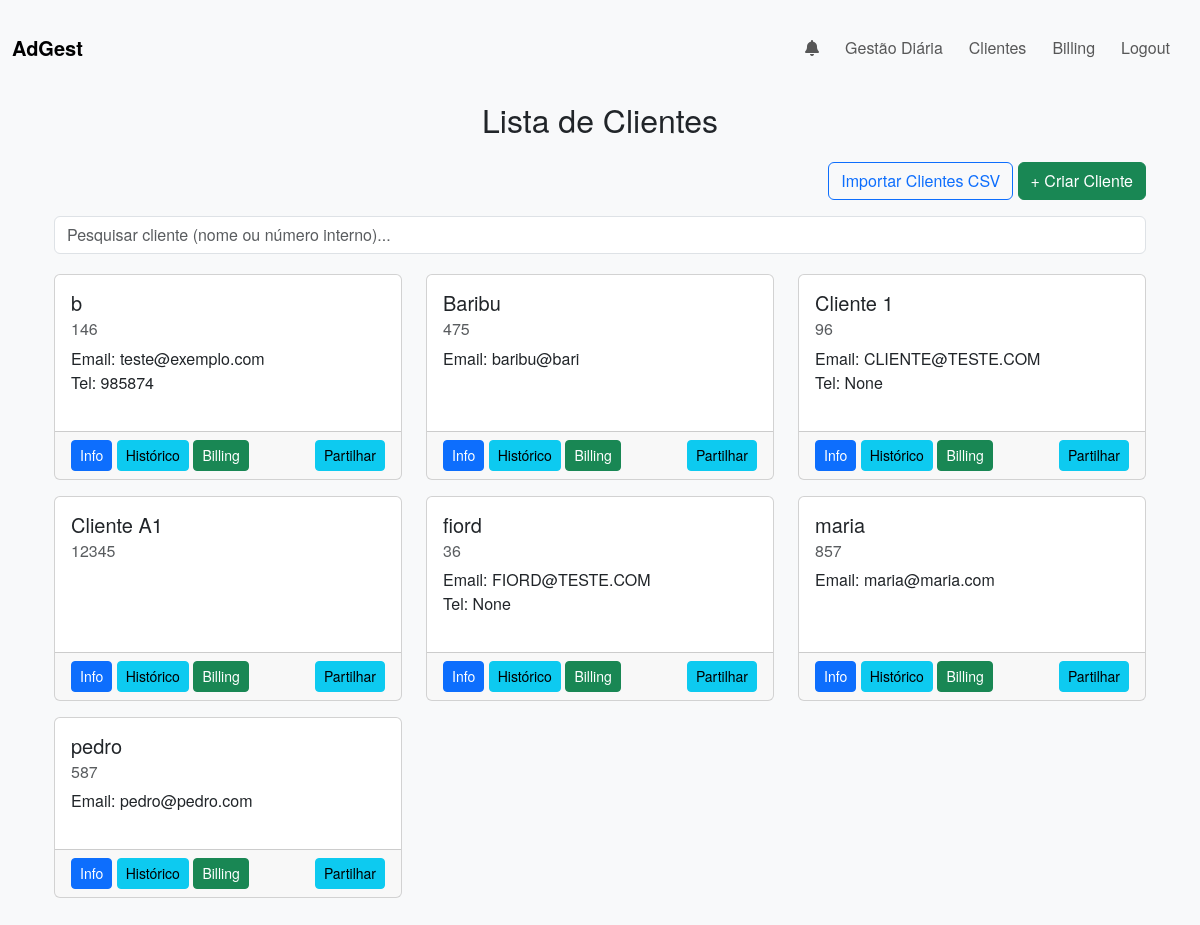
The app's page /clientes (signed in) with its own data.
### app/models.py (models this page shows, shortened)
class Client(db.Model):
    __tablename__ = 'clients'
    id = db.Column(db.Integer, primary_key=True)
    user_id = db.Column(db.Integer, db.ForeignKey('users.id'), nullable=False)
    name = db.Column(db.String(100), nullable=False)  # unique=True removido
    number_interno = db.Column(db.String(50), nullable=True)
    nif = db.Column(db.String(50), nullable=True)
    address = db.Column(db.String(200), nullable=True)
    email = db.Column(db.String(100), nullable=True)
    telephone = db.Column(db.String(20), nullable=True)
    assuntos = db.relationship('Assunto', backref='client', lazy=True)
    __table_args__ = (
        db.UniqueConstraint('user_id', 'name', name='uq_user_clientname'),
    )
    shares = db.relationship('ClientShare', backref='client', lazy='dynamic')

### app/routes.py (the view, shortened to what this page needs)
@main.route('/clientes')
@login_required
def clientes():
    page = request.args.get('page', 1, type=int)
    search = request.args.get('q', '').strip()
    query = Client.query.filter(
    or_(
        Client.user_id == current_user.id,
        Client.shares.any(ClientShare.user_id == current_user.id)
        )
    )
    pagination = query.order_by(func.lower(Client.name)).paginate(page=page, per_page=10)
    clients = pagination.items
    return render_template('clientes.html', clients=clients, pagination=pagination, search=search)

### app/routes.py (called while the page is built)
@main.context_processor
def inject_notifications():
    if current_user.is_authenticated:
        notifs_nao_lidas = Notification.query.filter_by(
            user_id=current_user.id, is_read=False
        ).order_by(Notification.timestamp.desc()).all()
        unread = len(notifs_nao_lidas)
        return dict(notifications=notifs_nao_lidas, unread_count=unread)
    return dict(notifications=[], unread_count=0)

### app/templates/clientes.html (shortened to what this page needs)
{% extends "base.html" %}
{% block content %}
<div class="container my-4">
  <h2 class="mb-4 text-center">Lista de Clientes</h2>
  <div class="text-end mb-3">
    <a href="{{ url_for('main.upload_client_csv') }}" class="btn btn-outline-primary">Importar Clientes CSV</a>
    <a href="{{ url_for('main.create_client') }}" class="btn btn-success">+ Criar Cliente</a>
  </div>
  <form method="GET" action="{{ url_for('main.clientes') }}" class="mb-3">
    <input type="text" name="q" id="clientSearch" class="form-control" placeholder="Pesquisar cliente (nome ou número interno)..." value="{{ search }}">
  </form>
  <div class="row" id="clientList">
    {% for client in clients %}
      <div class="col-md-4 mb-3 client-card">
        <div class="card h-100">
          <div class="card-body">
            <h5 class="card-title">{{ client.name }}</h5>
            {% if client.number_interno %}
              <h6 class="card-subtitle mb-2 text-muted">{{ client.number_interno }}</h6>
            {% endif %}
            <p class="card-text">
              {% if client.email %}Email: {{ client.email }}<br>{% endif %}
              {% if client.telephone %}Tel: {{ client.telephone }}{% endif %}
            </p>
          </div>
          <div class="card-footer d-flex justify-content-between align-items-center">
            <div>
              <a href="{{ url_for('main.client_info', client_id=client.id) }}" class="btn btn-primary btn-sm">Info</a>
              <a href="{{ url_for('main.historico_cliente', client_id=client.id) }}" class="btn btn-info btn-sm">Histórico</a>
              {% if current_user.role == 'admin' %}
                <a href="{{ url_for('main.billing_cliente', client_id=client.id) }}" class="btn btn-success btn-sm">Billing</a>
                <a href="{{ url_for('main.contabilidade_cliente', client_id=client.id) }}" class="btn btn-secondary btn-sm">Contabilidade</a>
              {% elif current_user.role == 'advogado' %}
                <a href="{{ url_for('main.billing_cliente', client_id=client.id) }}" class="btn btn-success btn-sm">Billing</a>
              {% else %}
                <a href="{{ url_for('main.contabilidade_cliente', client_id=client.id) }}" class="btn btn-secondary btn-sm">Contabilidade</a>
              {% endif %}
            </div>
            <div>
              <a href="{{ url_for('main.share_client', client_id=client.id) }}" class="btn btn-sm btn-info">Partilhar</a>
            </div>
          </div>
        </div>
      </div>
    {% endfor %}
  </div>
</div>
{% endblock %}

### app/static/css/style.css (style rules this page uses)
body { background-color: #f8f9fa; font-family: "Helvetica Neue", Helvetica, Arial, sans-serif; }
.container, .container-fluid { margin-top: 20px; }
.card { margin-bottom: 20px; }
.row { margin-top: 20px; }
.mb-2 { margin-bottom: 0.5rem !important; }

### records on screen
Client: name "b", number_interno "146", email "teste@exemplo.com", telephone "985874"
Client: name "Baribu", number_interno "475", email "baribu@bari"
Client: name "Cliente 1", number_interno "96", email "CLIENTE@TESTE.COM", telephone "None"
Client: name "Cliente A1", number_interno "12345"
Client: name "fiord", number_interno "36", email "FIORD@TESTE.COM", telephone "None"
Client: name "maria", number_interno "857", email "maria@maria.com"
Client: name "pedro", number_interno "587", email "pedro@pedro.com"
